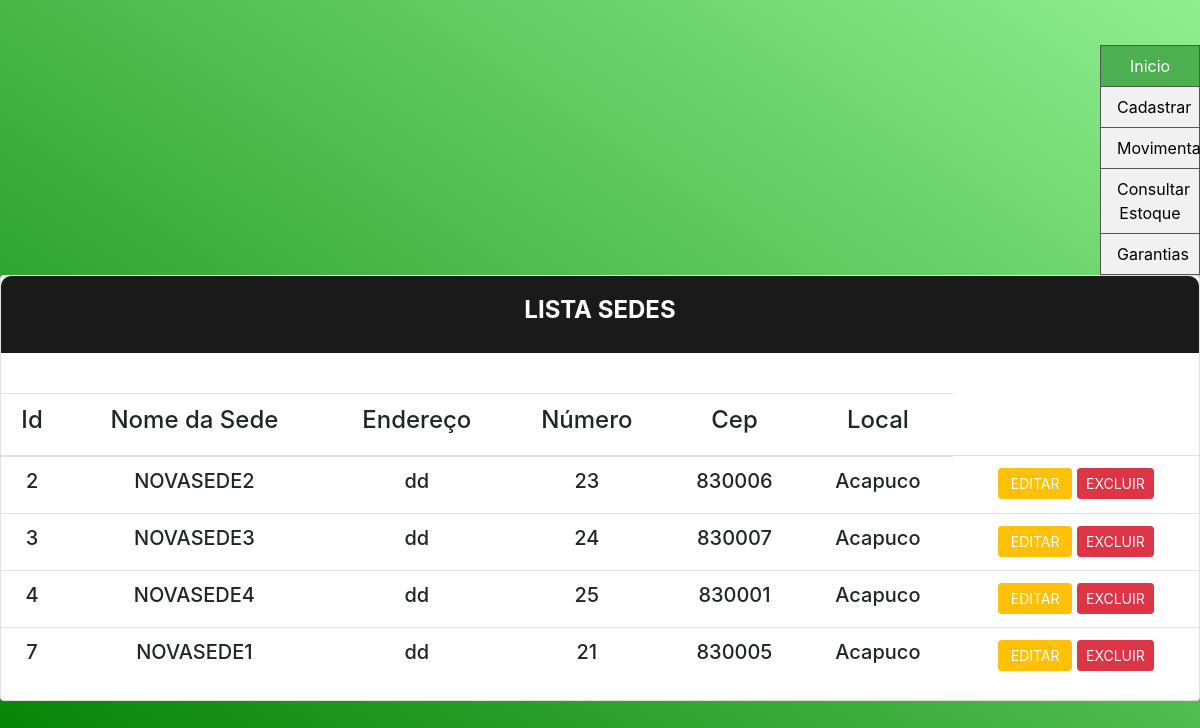
Screenshot of /CONTROLE/SEDES/VERIFICAR/listar_sedes.php with the database file from the repository.
### tables this page shows
CREATE TABLE `sedes` (
  `id` int(11) NOT NULL,
  `nomesede` varchar(255) DEFAULT NULL,
  `endereco` varchar(255) DEFAULT NULL,
  `nr` int(11) DEFAULT NULL,
  `cep` varchar(255) DEFAULT NULL,
  `local` varchar(255) NOT NULL
);

### CONTROLE/SEDES/VERIFICAR/listar_sedes.php (the view, shortened to what this page needs)
<!DOCTYPE html>
<html lang="en">
<h2 class="title">Lista Sedes</h2>
</div>
<div class="divtable ">
  <table>
    <tr>
      <div style="padding:20px 0" class="container">
        <table class="table">
          <thead>
            <tr class="principal" text align='center'>
              <th scope="col">
                <h4 text align="center">Id</h4>
              </th>
              <th scope="col">
                <h4 text align="center">Nome da Sede</h4>
              </th>
              <th scope="col">
                <h4 text align="center">Endereço</h4>
              </th>
              <th scope="col">
                <h4 text align="center">Número</h4>
              </th>
              <th scope="col">
                <h4 text align="center">Cep</h4>
              </th>
              <th scope="col">
                <h4 text align="center">Local</h4>
              </th>
            </tr>
          </thead>
          <tbody>
            <?php
            include_once("../../conexao.php");
            $sql = "SELECT * FROM sedes where id<>0";
            $retorno = mysqli_query($conn, $sql);
            while ($array = mysqli_fetch_array($retorno, MYSQLI_ASSOC)) {
              $id = $array['id'];
              $nomesede = $array['nomesede'];
              $endereco = $array['endereco'];
              $nr = $array['nr'];
              $cep = $array['cep'];
              $local = $array['local'];
            ?>
              <tr class="principal" text align='center'>
                <td class="principal" text align='center'>
                  <h5><?= $id ?></h5>
                </td>
               <td class="principal" text align='center'>
                  <h5><?= $nomesede ?></h5>
                </td>
                <td class="principal" text align='center'>
                  <h5><?= $endereco ?></h5>
                </td>
                <td class="principal" text align='center'>
                  <h5><?= $nr ?></h5>
                </td>
                  <td class="principal" text align='center'>
                  <h5><?= $cep ?></h5>
                </td>
                  <td class="principal" text align='center'>
                  <h5><?= $local ?></h5>
                </td>
                <td><a class="btn-editar btn btn-sm btn-warning" href="editar_sede.php?id=<?= $id ?>" role="button"><i class="far fa-edit"></i> &nbspEditar&nbsp</a>
                  <a class="btn-editar btn btn-sm btn-danger" href="excluir_sede.php?id=<?= $id ?>" role="button"><i class="far fa-trash-alt"></i> Excluir</a></td>
              </tr>
            <?php } ?>
          </tbody>
        </table>
      </div>
      </body>
</html>

### CONTROLE/css/main.css (style rules this page uses)
.ul2 { list-style-type: none; margin: 0; padding: 0; width: 100px; background-color: #f1f1f1; border: 1px solid #555; float: right; }
li a { display: block; color: #000; padding: 8px 16px; text-decoration: none; }
li { text-align: center; border-bottom: 1px solid #555; }
li:last-child { border-bottom: none; }
li a.active { background-color: #4CAF50; color: white; }
html { -webkit-box-sizing: border-box; -moz-box-sizing: border-box; box-sizing: border-box; }
* { padding: 0; margin: 0; }
*, *:before, *:after { -webkit-box-sizing: inherit; -moz-box-sizing: inherit; box-sizing: inherit; }
body, h1, h2, h3, h4, h5, h6, blockquote, p, pre, dl, dd, ol, ul, figure, hr, fieldset, legend { margin: 0; padding: 0; }
table { border-collapse: collapse; border-spacing: 0; }
.page-wrapper { min-height: 100vh; }
h1, h2, h3, h4, h5, h6 { font-weight: 400; }
h2 { font-size: 30px; }
h4 { font-size: 18px; }
h5 { font-size: 15px; }
.bg-gra-03 { background: -webkit-gradient(linear, left bottom, right top, from(Green), to(LightGreen)); background: -webkit-linear-gradient(bottom left, Green 0%, LightGreen 100%); background: -moz-linear-gradient(bottom left, Green 0%, LightGreen 100%); background: -o-linear-gradient(bottom left, Green 0%, LightGreen 100%); background: linear-gradient(to top right, Green 0%, LightGreen 100%); }
.p-t-45 { padding-top: 45px; }
.p-b-50 { padding-bottom: 50px; }
.wrapper { margin: 0 auto; }
.wrapper--w790 { height:auto; overflow:hidden; margin:0 auto; width: 100%; max-width: 1300px; }
.btn { display: inline-block; line-height: 50px; padding: 0 50px; -webkit-transition: all 0.4s ease; -o-transition: all 0.4s ease; -moz-transition: all 0.4s ease; transition: all 0.4s ease; cursor: pointer; font-size: 15px; text-transform: uppercase; font-weight: 700; color: #fff; font-family: inherit; }
.title { font-size: 24px; text-transform: uppercase; font-weight: 700; text-align: center; color: #fff; }
.card { -webkit-border-radius: 3px; -moz-border-radius: 3px; border-radius: 3px; background: #fff; }
.card-5 { background: #fff; -webkit-border-radius: 10px; -moz-border-radius: 10px; border-radius: 10px; -webkit-box-shadow: 0px 8px 20px 0px rgba(0, 0, 0, 0.15); -moz-box-shadow: 0px 8px 20px 0px rgba(0, 0, 0, 0.15); box-shadow: 0px 8px 20px 0px rgba(0, 0, 0, 0.15); }
.card-5 .card-heading { padding: 20px 0; background: #1a1a1a; -webkit-border-top-left-radius: 10px; -moz-border-radius-topleft: 10px; border-top-left-radius: 10px; -webkit-border-top-right-radius: 10px; -moz-border-radius-topright: 10px; border-top-right-radius: 10px; }

### CONTROLE/css/estilo.css (style rules this page uses)
.btn-editar { color: #fff !important; }

### rows the page displays
sedes: id "2", nomesede "NOVASEDE2", endereco "dd", nr "23", cep "830006", local "Acapuco"
sedes: id "3", nomesede "NOVASEDE3", endereco "dd", nr "24", cep "830007", local "Acapuco"
sedes: id "4", nomesede "NOVASEDE4", endereco "dd", nr "25", cep "830001", local "Acapuco"
sedes: id "7", nomesede "NOVASEDE1", endereco "dd", nr "21", cep "830005", local "Acapuco"
